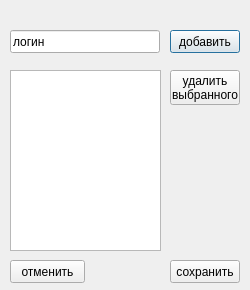
<?xml version="1.0" encoding="UTF-8"?>
<ui version="4.0">
 <class>Dialog</class>
 <widget class="QDialog" name="Dialog">
  <property name="geometry">
   <rect>
    <x>0</x>
    <y>0</y>
    <width>250</width>
    <height>290</height>
   </rect>
  </property>
  <property name="windowTitle">
   <string>Dialog</string>
  </property>
  <widget class="QLineEdit" name="user_login">
   <property name="geometry">
    <rect>
     <x>10</x>
     <y>30</y>
     <width>150</width>
     <height>23</height>
    </rect>
   </property>
   <property name="text">
    <string>логин</string>
   </property>
  </widget>
  <widget class="QPushButton" name="btn_admin_add">
   <property name="geometry">
    <rect>
     <x>170</x>
     <y>30</y>
     <width>70</width>
     <height>23</height>
    </rect>
   </property>
   <property name="text">
    <string>добавить</string>
   </property>
  </widget>
  <widget class="QTableWidget" name="table_admins">
   <property name="geometry">
    <rect>
     <x>10</x>
     <y>70</y>
     <width>151</width>
     <height>181</height>
    </rect>
   </property>
  </widget>
  <widget class="QPushButton" name="btn_cancel">
   <property name="geometry">
    <rect>
     <x>10</x>
     <y>260</y>
     <width>75</width>
     <height>23</height>
    </rect>
   </property>
   <property name="text">
    <string>отменить</string>
   </property>
  </widget>
  <widget class="QPushButton" name="btn_save">
   <property name="geometry">
    <rect>
     <x>170</x>
     <y>260</y>
     <width>70</width>
     <height>23</height>
    </rect>
   </property>
   <property name="text">
    <string>сохранить</string>
   </property>
  </widget>
  <widget class="QPushButton" name="btn_admin_del">
   <property name="geometry">
    <rect>
     <x>170</x>
     <y>70</y>
     <width>70</width>
     <height>35</height>
    </rect>
   </property>
   <property name="text">
    <string>удалить
выбранного</string>
   </property>
  </widget>
  <widget class="QLabel" name="label">
   <property name="geometry">
    <rect>
     <x>10</x>
     <y>0</y>
     <width>231</width>
     <height>31</height>
    </rect>
   </property>
   <property name="font">
    <font>
     <pointsize>10</pointsize>
    </font>
   </property>
   <property name="text">
    <string/>
   </property>
  </widget>
 </widget>
 <resources/>
 <connections/>
</ui>
